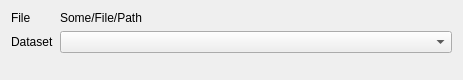
<?xml version="1.0" encoding="UTF-8"?>
<ui version="4.0">
 <class>TreeBaseWidget</class>
 <widget class="QWidget" name="TreeBaseWidget">
  <property name="geometry">
   <rect>
    <x>0</x>
    <y>0</y>
    <width>463</width>
    <height>80</height>
   </rect>
  </property>
  <property name="sizePolicy">
   <sizepolicy hsizetype="Expanding" vsizetype="Preferred">
    <horstretch>0</horstretch>
    <verstretch>0</verstretch>
   </sizepolicy>
  </property>
  <property name="minimumSize">
   <size>
    <width>0</width>
    <height>0</height>
   </size>
  </property>
  <property name="maximumSize">
   <size>
    <width>16777215</width>
    <height>80</height>
   </size>
  </property>
  <property name="windowTitle">
   <string>Form</string>
  </property>
  <layout class="QVBoxLayout" name="verticalLayout">
   <item>
    <layout class="QFormLayout" name="formLayout">
     <item row="0" column="0">
      <widget class="QLabel" name="label">
       <property name="text">
        <string>File</string>
       </property>
      </widget>
     </item>
     <item row="0" column="1">
      <widget class="QLabel" name="fileNameLabel">
       <property name="text">
        <string>Some/File/Path</string>
       </property>
      </widget>
     </item>
     <item row="1" column="0">
      <widget class="QLabel" name="label_3">
       <property name="text">
        <string>Dataset</string>
       </property>
      </widget>
     </item>
     <item row="1" column="1">
      <widget class="QComboBox" name="datasetDropdown"/>
     </item>
    </layout>
   </item>
  </layout>
 </widget>
 <resources/>
 <connections/>
</ui>
